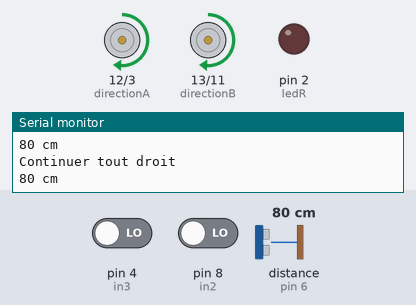
Recording of a sketch running on a simulated Arduino Uno, built with avr-gcc and run on an emulated ATmega328P. Parts: direction and speed pins drawn as motors (green arrow = direction pin HIGH = forward, orange = LOW = backward, longer = more drive), output pins drawn as LEDs (lit = HIGH), the last lines printed to the serial monitor. The inputs (shaded band) are chosen by the test bench; at power-on: pin 4 (in3) LOW, distance to the obstacle (sensor on pin 6) 80 cm, pin 8 (in2) LOW.

Above: at 1.2 s.
1.3 s: pin 4 (in3) driven HIGH
At 2.3 s:
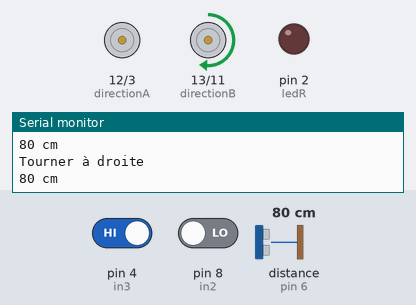
2.9 s: distance to the obstacle (sensor on pin 6) set to 17 cm
4.4 s: distance to the obstacle (sensor on pin 6) set to 14 cm
At 5.6 s:
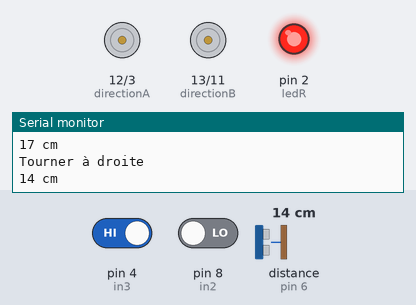
6.1 s: pin 4 (in3) driven LOW and pin 8 (in2) driven HIGH
9.1 s: pin 8 (in2) driven LOW
At 9.7 s:
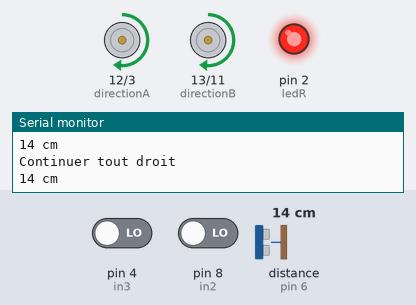
Timing chart, 0 to 12.1 s (numbered marks = the images above; inputs shaded):
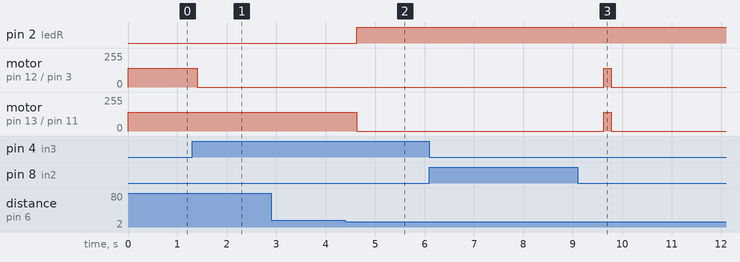

The sketch:

programme_final.ino
```cpp
const int input_voltage  = 9;//V
const int nominal_voltage  = 5;////V
const int MAX_SPEED  = int(nominal_voltage * 255 / input_voltage);
const int LOW_SPEED  = int(nominal_voltage * 0 / input_voltage);
const int directionA  = 12;
const int directionB  = 13;
const int speedA  = 3;
const int speedB  = 11;
const int in2  = 8;
const int in3  = 4;

#include "Ultrasonic.h"

Ultrasonic ultrasonic(6);

int ledR = 2;


void setup()

{
  Serial.begin(9600);
  pinMode(in2,INPUT);
  pinMode(in3,INPUT);
  pinMode (ledR, OUTPUT);
  //Init Motor Shield
  pinMode(directionA, OUTPUT); //Initiates Motor Channel A pin
  pinMode(directionB, OUTPUT); //Initiates Motor Channel B pin
}
//on Crée Les Fonctions
void d() //Fonction qui permet au robot de tourner a droite
        {
  digitalWrite(directionA, HIGH); //Establishes forward direction of Channel A
  analogWrite(speedA, LOW_SPEED);
  digitalWrite(directionB, HIGH); //Establishes forward direction of Channel B
  analogWrite(speedB, MAX_SPEED);
          }
void g() //Fonction qui permet au robot de tourner a gauche
{
  digitalWrite(directionA, HIGH); //Establishes forward direction of Channel A
  analogWrite(speedA, MAX_SPEED);
  digitalWrite(directionB, HIGH); //Establishes forward direction of Channel B
  analogWrite(speedB, LOW_SPEED);
          }
void av() //Fonction qui permet au robot de continuer tout droit
        {
  digitalWrite(directionA, HIGH); //Establishes forward direction of Channel A
  analogWrite(speedA, MAX_SPEED);
  digitalWrite(directionB, HIGH); //Establishes forward direction of Channel B
  analogWrite(speedB, MAX_SPEED);
          }
void loop()
{
  int in1_val = digitalRead(in2);
  int in4_val = digitalRead(in3);


if ((in1_val) && (  !  in4_val)) //S'il y a du noir à gauche et du blanc à droite, tourner à gauche
    {
      Serial.println("Tourner à gauche");
      g();
    }
    else if ((  !  in1_val) && (in4_val)) //S'il y a du blanc à gauche et du noir à droite, tourner à droite
    {
      Serial.println("Tourner à droite");
      d();
    }
    else //Si les conditions plus haut ne s'appliquent pas, continuer tout droit
    {
      Serial.println("Continuer tout droit");
      av();
    }
      // declaration de la variable valeur_en_cm en type long
  long valeur_en_cm ;

  // transfert de la valeur contenue dans la fonction ultrasonic
  // dans la variable valeur_en_cm
  valeur_en_cm  = ultrasonic.MeasureInCentimeters();
  // Affichage a l'ecran de la valeur de la  valeur_en_cm
  Serial.print(valeur_en_cm );
  // Affichage de l'unite de longueur a l'ecran
  Serial.println(" cm");
  // Arrete le programme durant le nombre de millisecondes entre parenthese soit
  // dans notre cas 150 millisecondes
  // temps de transfert
  delay(150);

  // L’instruction if permet d'exécuter une suite d’instructions en fonction
  // des conditions décrites dans les parenthèses
  if ( valeur_en_cm <= 15 )
  {
    // bloc d'instruction exécuté si valeur_en_cm est strictement inferieure
    // à 15 cm
    //

   digitalWrite(ledR,HIGH);
   analogWrite(speedB, LOW_SPEED);
   analogWrite(speedA, LOW_SPEED);
   delay(5000);

  }


  // L’instruction else if permet d'exécuter une suite d’instructions en fonction
  // des conditions décrites dans les parenthèses
  else if (( valeur_en_cm >= 16 )&& ( valeur_en_cm <= 10000000000000000))
  {
   // bloc d'instruction exécuté si variable valeur_en_cm est strictement superieure
   // à 16 cm et inferieure  30 cm
   //
      digitalWrite(ledR,LOW);
  }
}
```

Measured:
- the behaviour switches between 16 and 15 cm on distance to the obstacle (sensor on pin 6) (found by bisection; images 1 and 2)
- after the input at 1.3 s, motor on pin 12 (directionA) / pin 3 (speedA): forward 141/255 → stopped after 0.10 s
- after the input at 4.4 s, pin 2 (ledR): LOW → HIGH after 0.23 s; motor on pin 13 (directionB) / pin 11 (speedB): forward 141/255 → stopped after 0.23 s
- after the input at 6.1 s, every drawn part: stays the same
- after the input at 9.1 s, motor on pin 13 (directionB) / pin 11 (speedB): stopped → forward 141/255 after 0.53 s, → stopped 0.15 s later
